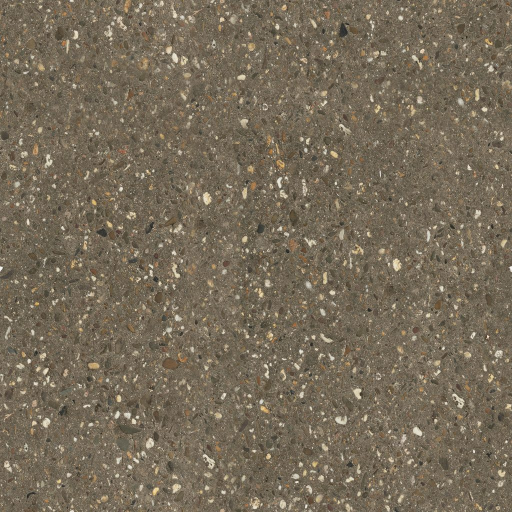
#> input picture tools/src/concrete-scan.jpg, 1024 x 1024 px, found by its file name (shown at 1/2 size)
$ python make-textures.py
#> lines starting #> are read from the running program, lines starting #| are printed output that depends on the picture
# Builds the photographic textures used by the 3D pool scene (js/scene.js).
#   python tools/make-textures.py      (needs Pillow, numpy, opencv-python)
# Pale paver colour is derived from the CC0 Poly Haven concrete scan in tools/src/concrete-scan.jpg;
# the stacked stone, red soil and charcoal coping tiles are generated here.
import numpy as np, cv2
from PIL import Image

OUT = 'assets/3d/'
rng = np.random.default_rng(7)


def save(arr, name, q=88):
    Image.fromarray(np.clip(arr, 0, 255).astype(np.uint8)).save(OUT + name, quality=q, optimize=True, progressive=True)


def fbm(size, octaves=6, seed=0, base=4):
    r = np.random.default_rng(seed)
    out = np.zeros((size, size), np.float32)
    amp, tot = 1.0, 0.0
    for o in range(octaves):
        n = base * 2 ** o
        g = r.random((n, n)).astype(np.float32)
        g = np.tile(g, (3, 3))
        up = cv2.resize(g, (size * 3, size * 3), interpolation=cv2.INTER_CUBIC)[size:2 * size, size:2 * size]
        out += up * amp
        tot += amp
        amp *= 0.5
    return out / tot


def normal_from_height(h, strength):
    gx = (np.roll(h, -1, 1) - np.roll(h, 1, 1)) * strength
    gy = (np.roll(h, -1, 0) - np.roll(h, 1, 0)) * strength
    n = np.dstack([-gx, gy, np.ones_like(h)])
    n /= np.linalg.norm(n, axis=2, keepdims=True)
    return (n * 0.5 + 0.5) * 255


# ---------- pale grey large-format paver (like the Graphite Pools job photos) ----------
src = np.asarray(Image.open('tools/src/concrete-scan.jpg').convert('L')).astype(np.float32)
lum = (src - src.mean()) / src.std()
cloud = fbm(1024, 5, 3, 3) - 0.5
pav = 148 + lum * 8 + cloud * 22
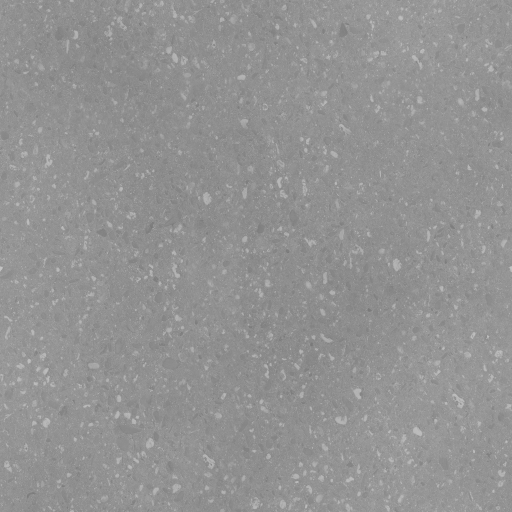
#> pav: shape (1024, 1024) float32 (shown at 1/2 size); min 114.1, max 197.8, mean 147
paver = np.dstack([pav * 0.985, pav * 0.99, pav * 1.0])
save(paver, 'paver-color.jpg')

# ---------- charcoal coping tile ----------
S = 1024
cloud = fbm(S, 6, 11, 4)
speck = rng.random((S, S)).astype(np.float32)
c = 46 + (cloud - 0.5) * 18 + (speck > 0.985) * 22
save(np.dstack([c * 0.97, c, c * 1.04]), 'charcoal-color.jpg')
#> call 2 of save, with name = 'charcoal-color.jpg', q = 88
#> in save (call 2), `Image.fromarray(np.clip(arr, 0, 255).astype(np.uint8)).save(OUT + name..`:
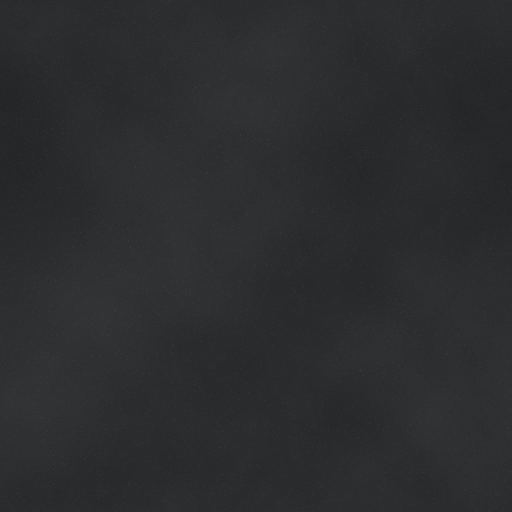
#> saved as charcoal-color.jpg: PIL image 1024x1024 RGB (shown at 1/2 size); mean R, G, B 43.5, 44.8, 46.6
h = cloud * 0.6 + speck * 0.08
save(normal_from_height(cv2.GaussianBlur(h, (0, 0), 1.2), 6), 'charcoal-normal.jpg')
#> call 3 of save, with name = 'charcoal-normal.jpg', q = 88
#> in save (call 3), `Image.fromarray(np.clip(arr, 0, 255).astype(np.uint8)).save(OUT + name..`:
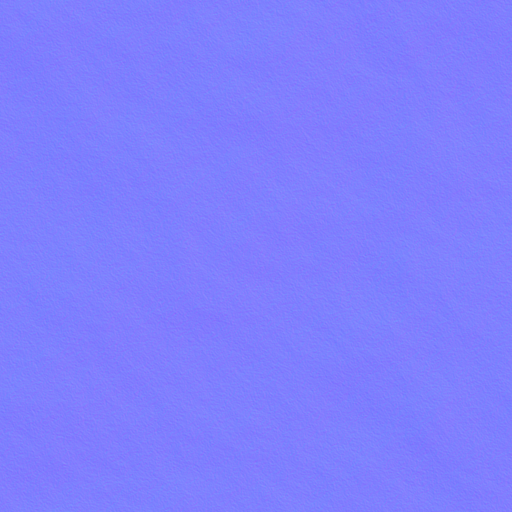
#> saved as charcoal-normal.jpg: PIL image 1024x1024 RGB (shown at 1/2 size); mean R, G, B 127, 127, 254

# ---------- Gauteng red soil ----------
n1 = fbm(S, 7, 21, 12)
n2 = fbm(S, 5, 22, 12)
grit = rng.random((S, S)).astype(np.float32)
base = np.array([124, 66, 42], np.float32)
dark = np.array([98, 52, 34], np.float32)
light = np.array([150, 96, 66], np.float32)
t = np.clip((n1 - 0.35) * 2.2, 0, 1)[..., None]
soil = dark * (1 - t) + base * t
soil = soil * (1 - np.clip((n2 - 0.62) * 3, 0, 1)[..., None] * 0.0) + (light - soil) * np.clip((n2 - 0.6) * 2.5, 0, 1)[..., None] * 0.6
soil += (grit[..., None] - 0.5) * 34
pebbles = (grit > 0.9965)
soil[pebbles] = soil[pebbles] * 0.5 + np.array([200, 190, 170]) * 0.5
save(soil, 'soil-color.jpg')
#> call 4 of save, with name = 'soil-color.jpg', q = 88
#> in save (call 4), `Image.fromarray(np.clip(arr, 0, 255).astype(np.uint8)).save(OUT + name..`:
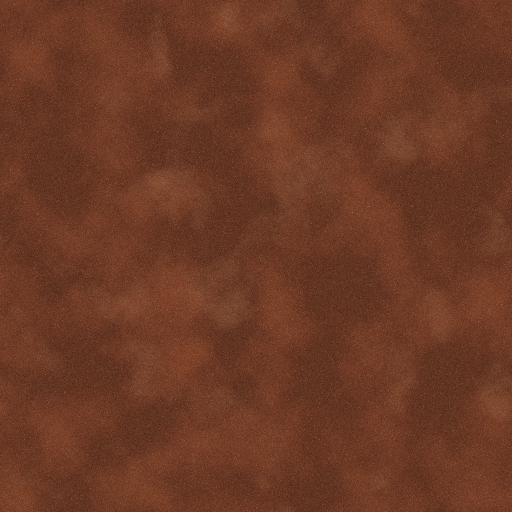
#> saved as soil-color.jpg: PIL image 1024x1024 RGB (shown at 1/2 size); mean R, G, B 108.3, 57.9, 37.5
hs = n1 * 0.7 + cv2.GaussianBlur(grit, (0, 0), 0.8) * 0.3
save(normal_from_height(hs, 9), 'soil-normal.jpg')
#> in save (call 5), `Image.fromarray(np.clip(arr, 0, 255).astype(np.uint8)).save(OUT + name..`:
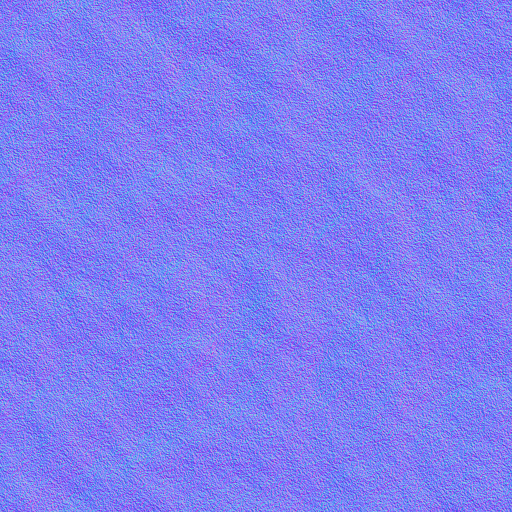
#> saved as soil-normal.jpg: PIL image 1024x1024 RGB (shown at 1/2 size); mean R, G, B 127, 127, 242.3

# ---------- stacked stone cladding (thin ledgestone strips) ----------
W, H = 1024, 1024
col = np.zeros((H, W, 3), np.float32)
hgt = np.zeros((H, W), np.float32)
palette = np.array([[118, 112, 104], [142, 134, 122], [96, 92, 88], [160, 150, 134], [84, 80, 78], [130, 118, 100], [108, 104, 100]], np.float32)
noise = fbm(1024, 6, 31, 8)
fine = rng.random((H, W)).astype(np.float32)
y = 0
while y < H:
    rh = int(rng.integers(22, 58))
    x = -int(rng.integers(0, 200))
    while x < W:
        pw = int(rng.integers(90, 340))
        x0, x1 = max(x, 0), min(x + pw, W)
        y1 = min(y + rh, H)
        if x1 > x0:
            p = palette[rng.integers(len(palette))] * rng.uniform(0.85, 1.12)
            sub = noise[y:y1, x0:x1][..., None]
            col[y:y1, x0:x1] = p * (0.8 + sub * 0.45)
            # each strip is a rough slab: higher in the middle, chipped edges
            yy = np.linspace(-1, 1, y1 - y)[:, None]
            xx = np.linspace(-1, 1, x1 - x0)[None, :]
            bulge = (1 - yy ** 6) * (1 - xx ** 12)
            hgt[y:y1, x0:x1] = 0.55 + bulge * 0.35 + rng.uniform(-0.15, 0.15) + noise[y:y1, x0:x1] * 0.4
        x += pw + int(rng.integers(2, 6))
    y += rh + int(rng.integers(2, 5))
gaps = hgt == 0
col[gaps] = 28
col += (fine[..., None] - 0.5) * 18
# soft ambient occlusion into the joints
ao = cv2.GaussianBlur((~gaps).astype(np.float32), (0, 0), 3)
col *= (0.55 + 0.45 * ao)[..., None]
save(col, 'stone-color.jpg')
#> in save (call 6), `Image.fromarray(np.clip(arr, 0, 255).astype(np.uint8)).save(OUT + name..`:
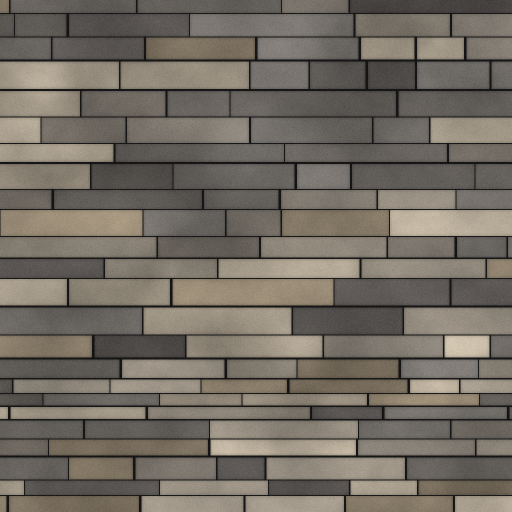
#> saved as stone-color.jpg: PIL image 1024x1024 RGB (shown at 1/2 size); mean R, G, B 114.6, 108.1, 99.3
hgt = cv2.GaussianBlur(hgt + fine * 0.05, (0, 0), 1.0)
save(normal_from_height(hgt, 7), 'stone-normal.jpg')
#> in save (call 7), `Image.fromarray(np.clip(arr, 0, 255).astype(np.uint8)).save(OUT + name..`:
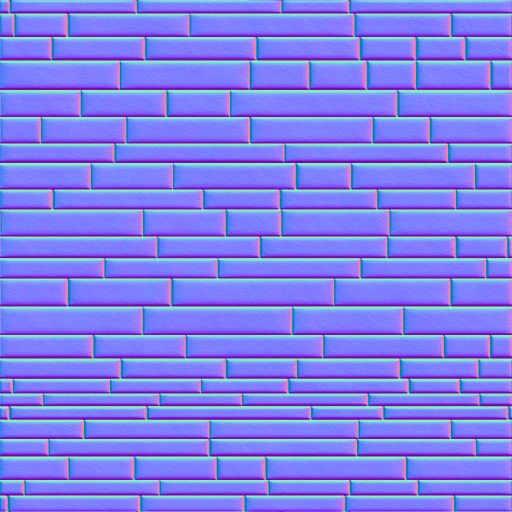
#> saved as stone-normal.jpg: PIL image 1024x1024 RGB (shown at 1/2 size); mean R, G, B 127, 127.1, 235.7

print('textures written to', OUT)
